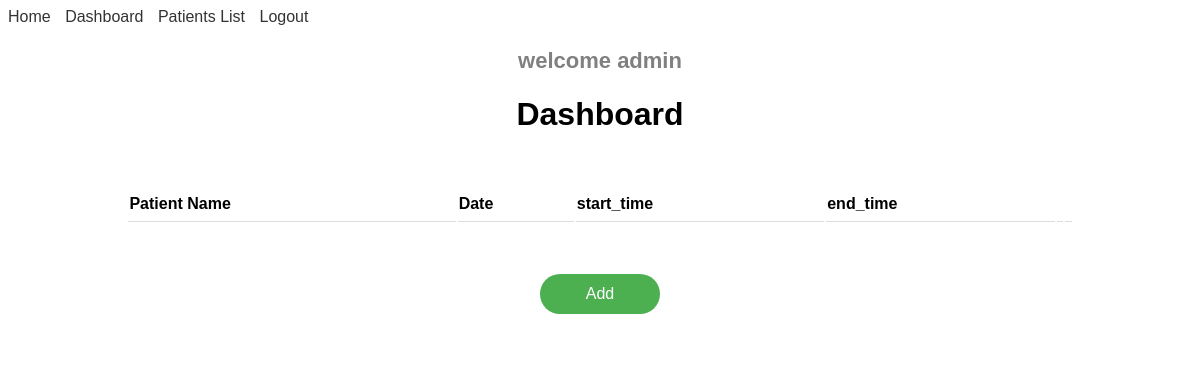
Before: /dashboard (signed in) with the older database file.
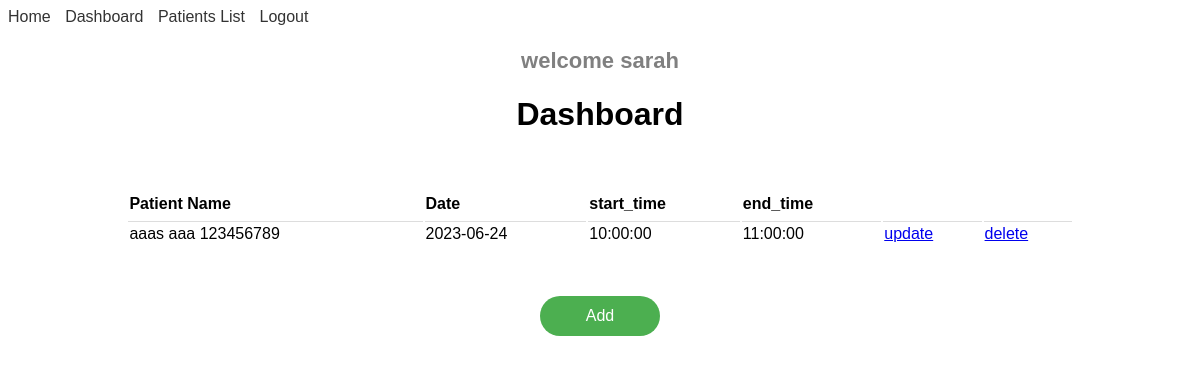
After: the same page with the newer database file.
### app/models.py (models this page shows, shortened)
class User(UserMixin, db.Model):
    id = db.Column(db.Integer, primary_key=True)
    name = db.Column(db.String(100), unique=True, nullable=False)
    username = db.Column(db.String(50), unique=True, nullable=False)
    password = db.Column(db.String(80), nullable=False)
    appointments = db.relationship('Appointment', backref='user', lazy=True)

class Appointment(db.Model):
    id = db.Column(db.Integer, primary_key=True)
    patient_name = db.Column(db.String(50), nullable=False)
    message = db.Column(db.String(250), nullable=True)
    date = db.Column(db.Date, nullable=False)
    start_time = db.Column(db.Time, nullable=False)
    end_time = db.Column(db.Time, nullable=False)
    calendar_id = db.Column(db.Integer,  nullable=True)
    user_id = db.Column(db.Integer, db.ForeignKey('user.id'), nullable=False)
    patient_id = db.Column(db.Integer, db.ForeignKey('patient.id'), nullable=False)

### app/main/views.py (the view)
@main_blueprint.route('/dashboard')
@login_and_referer_required
def dashboard():
    today = date.today()
    print(f'today: {today}')
    appointments = Appointment.query.filter_by(user=current_user).filter(func.date(Appointment.date) >= today).order_by(Appointment.date).all()
    return render_template('dashboard.html', appointments=appointments)

### app/__init__.py (called while the page is built)
def create_app():
    dentist_app = Flask(__name__)
    dentist_app.config.from_object(Config)
    migrate.init_app(dentist_app, db)
    db.init_app(dentist_app)
    login_manager = LoginManager(dentist_app)
    login_manager.login_view = 'auth.login'
    @login_manager.user_loader
    def load_user(user_id):
        return User.query.get(int(user_id))
    dentist_app.register_blueprint(main_blueprint)
    dentist_app.register_blueprint(auth_blueprint)
    return dentist_app

### app/auth/views.py (called while the page is built)
def login_and_referer_required(func):
    @wraps(func)
    @login_required
    def decorated_view(*args, **kwargs):
        if not request.referrer or not request.referrer.startswith(request.host_url):
            flash('Unauthorized access. Please access the page through the application.', 'error')
            return redirect(url_for('auth.logout'))
        return func(*args, **kwargs)
    return decorated_view

### app/main/templates/dashboard.html
{% extends 'base.html' %}
{% block content %}
<h1 class="title">Dashboard</h1>
<div class="container-patient-list">
    <table>
        <tr>
            <th>Patient Name</th>
            <th>Date</th>
            <th>start_time</th>
            <th>end_time</th>
            <th></th>
            <th></th>
        </tr>
        {% for appointment in appointments %}
        <tr>
            <td>{{ appointment.patient_name }}</td>
            <td>{{ appointment.date }}</td>
            <td>{{ appointment.start_time }}</td>
            <td>{{ appointment.end_time }}</td>
            <td><a href="{{ url_for('main.update_appointment', appointment_id=appointment.id) }}">update</a></td>
            <td><a href="{{ url_for('main.delete_appointment', appointment_id=appointment.id) }}">delete</a></td>
        </tr>
        {% endfor %}
    </table>
    <div class="link-container">
        <a href="{{ url_for('main.add_appointment') }}" class="floating-button"> Add Appointment </a>
    </div>
</div>
{% endblock %}

### app/main/templates/base.html (shortened to what this page needs)
<!DOCTYPE html>
<html>
<head>
    <link rel="stylesheet" type="text/css" href="{{ url_for('main.static', filename='myStyle.css') }}">
</head>
<body>
    <nav>
        <ul class="menu">
            <li><a href="{{ url_for('main.home') }}">Home</a></li>
            {% if current_user.is_authenticated %}
            <li><a href="{{ url_for('main.dashboard') }}">Dashboard</a></li>
            <li><a href="{{ url_for('main.patient_list') }}">Patients List</a></li>
            <li><a href="{{ url_for('auth.logout') }}">Logout</a></li>
            {% else %}
            <li><a href="{{ url_for('auth.login') }}">Login</a></li>
            {% endif %}
        </ul>
    </nav>
    {% if current_user.is_authenticated %}
    <div id="user_name">
        <p>welcome {{current_user.name}}</p>
    </div>
    {% endif %}
    {% block content %}
    {% endblock %}
</body>
</html>

Changed rows visible on the page:
changed User: name "admin" → "sarah"
added Appointment: patient_name "aaas aaa 123456789", date "2023-06-24", start_time "10:00:00", end_time "11:00:00"
